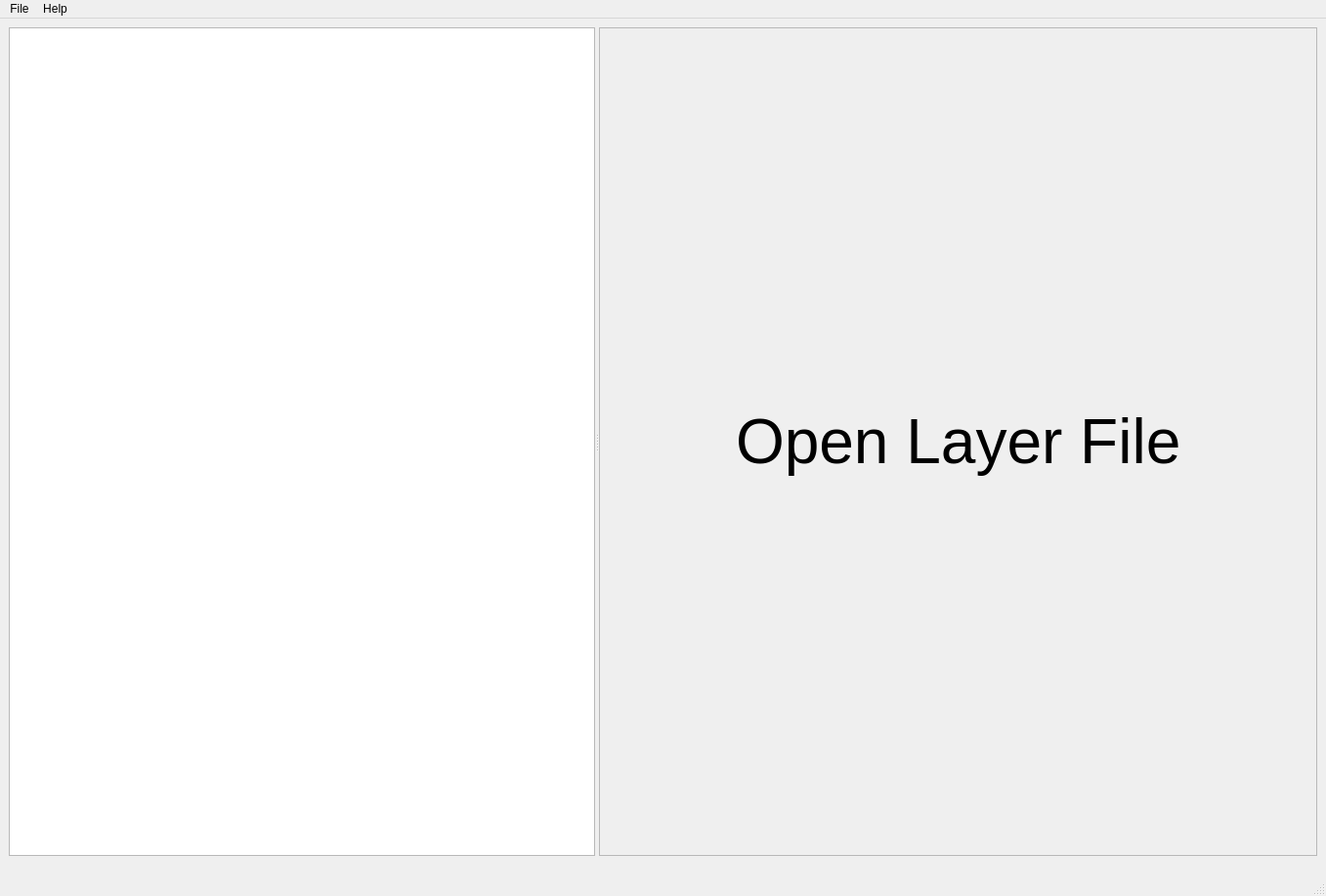
<?xml version="1.0" encoding="UTF-8"?>
<ui version="4.0">
 <class>MainWindow</class>
 <widget class="QMainWindow" name="MainWindow">
  <property name="geometry">
   <rect>
    <x>0</x>
    <y>0</y>
    <width>1357</width>
    <height>917</height>
   </rect>
  </property>
  <property name="windowTitle">
   <string>OVS Debug</string>
  </property>
  <widget class="QWidget" name="centralwidget">
   <property name="minimumSize">
    <size>
     <width>900</width>
     <height>600</height>
    </size>
   </property>
   <layout class="QVBoxLayout" name="verticalLayout_2">
    <item>
     <widget class="QSplitter" name="splitter">
      <property name="frameShadow">
       <enum>QFrame::Shadow::Raised</enum>
      </property>
      <property name="orientation">
       <enum>Qt::Orientation::Horizontal</enum>
      </property>
      <property name="childrenCollapsible">
       <bool>false</bool>
      </property>
      <widget class="QListView" name="listView">
       <property name="sizePolicy">
        <sizepolicy hsizetype="Expanding" vsizetype="Expanding">
         <horstretch>1</horstretch>
         <verstretch>0</verstretch>
        </sizepolicy>
       </property>
       <property name="minimumSize">
        <size>
         <width>200</width>
         <height>0</height>
        </size>
       </property>
       <property name="maximumSize">
        <size>
         <width>600</width>
         <height>16777215</height>
        </size>
       </property>
       <property name="font">
        <font>
         <pointsize>48</pointsize>
        </font>
       </property>
       <property name="styleSheet">
        <string notr="true"/>
       </property>
       <property name="editTriggers">
        <set>QAbstractItemView::EditTrigger::NoEditTriggers</set>
       </property>
       <property name="tabKeyNavigation">
        <bool>true</bool>
       </property>
       <property name="iconSize">
        <size>
         <width>80</width>
         <height>80</height>
        </size>
       </property>
       <property name="textElideMode">
        <enum>Qt::TextElideMode::ElideNone</enum>
       </property>
       <property name="spacing">
        <number>2</number>
       </property>
       <property name="uniformItemSizes">
        <bool>true</bool>
       </property>
      </widget>
      <widget class="QStackedWidget" name="stackedWidget">
       <property name="frameShape">
        <enum>QFrame::Shape::StyledPanel</enum>
       </property>
       <property name="currentIndex">
        <number>0</number>
       </property>
       <widget class="QWidget" name="page_3">
        <layout class="QHBoxLayout" name="horizontalLayout">
         <item>
          <spacer name="horizontalSpacer">
           <property name="orientation">
            <enum>Qt::Orientation::Horizontal</enum>
           </property>
           <property name="sizeHint" stdset="0">
            <size>
             <width>40</width>
             <height>20</height>
            </size>
           </property>
          </spacer>
         </item>
         <item>
          <widget class="QLabel" name="label">
           <property name="font">
            <font>
             <pointsize>48</pointsize>
            </font>
           </property>
           <property name="text">
            <string>Open Layer File</string>
           </property>
          </widget>
         </item>
         <item>
          <spacer name="horizontalSpacer_2">
           <property name="orientation">
            <enum>Qt::Orientation::Horizontal</enum>
           </property>
           <property name="sizeHint" stdset="0">
            <size>
             <width>40</width>
             <height>20</height>
            </size>
           </property>
          </spacer>
         </item>
        </layout>
       </widget>
      </widget>
     </widget>
    </item>
   </layout>
  </widget>
  <widget class="QMenuBar" name="menubar">
   <property name="geometry">
    <rect>
     <x>0</x>
     <y>0</y>
     <width>1357</width>
     <height>21</height>
    </rect>
   </property>
   <widget class="QMenu" name="menuFile">
    <property name="title">
     <string>File</string>
    </property>
    <addaction name="actionOpen"/>
    <addaction name="separator"/>
    <addaction name="actionExit"/>
   </widget>
   <widget class="QMenu" name="menuAbout">
    <property name="title">
     <string>Help</string>
    </property>
   </widget>
   <addaction name="menuFile"/>
   <addaction name="menuAbout"/>
  </widget>
  <widget class="QStatusBar" name="statusbar">
   <property name="sizePolicy">
    <sizepolicy hsizetype="Preferred" vsizetype="Minimum">
     <horstretch>0</horstretch>
     <verstretch>0</verstretch>
    </sizepolicy>
   </property>
   <property name="minimumSize">
    <size>
     <width>0</width>
     <height>32</height>
    </size>
   </property>
  </widget>
  <action name="actionOpen">
   <property name="text">
    <string>Open</string>
   </property>
  </action>
  <action name="actionExit">
   <property name="text">
    <string>Exit</string>
   </property>
  </action>
 </widget>
 <resources/>
 <connections/>
</ui>
